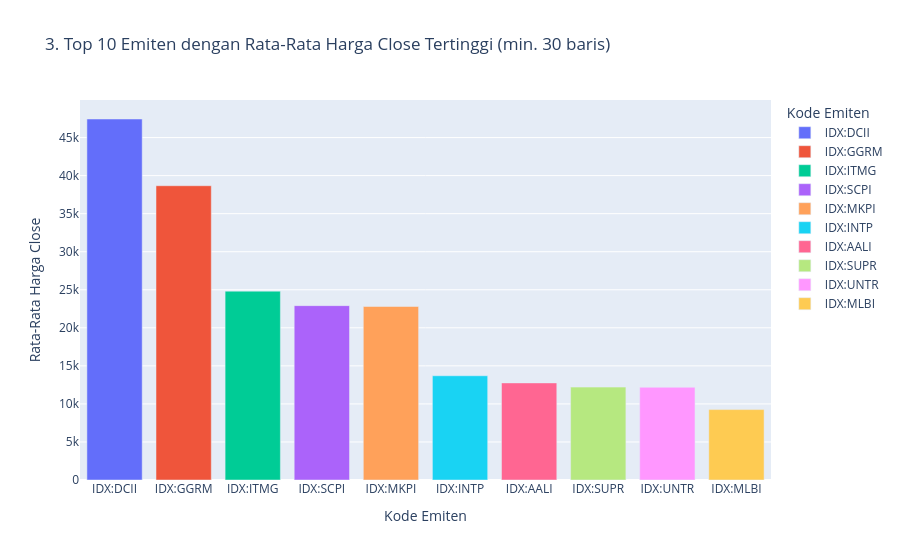

The notebook cell this image was saved under:
### Code cell
#Top 10 Emiten dengan Rata-Rata Harga close Tertinggi
top_harga = (
    df_eda.group_by("symbol")
    .agg([
        pl.col("close").mean().alias("rata_harga_close"),
        pl.len().alias("jumlah_baris"),
    ])
    .filter(pl.col("jumlah_baris") >= 30)
    .sort("rata_harga_close", descending=True)
    .head(10)
    .to_pandas()
)

fig3 = px.bar(
    top_harga,
    x="symbol",
    y="rata_harga_close",
    color="symbol",
    title="3. Top 10 Emiten dengan Rata-Rata Harga Close Tertinggi (min. 30 baris)",
    labels={"symbol": "Kode Emiten", "rata_harga_close": "Rata-Rata Harga Close"},
)
fig3.show()

### Figure 1 — Plotly figure (JSON) as saved in the notebook; plotly's stock layout.template omitted (floating-point values rounded to 4 significant figures)
{"data": [{"hovertemplate": "Kode Emiten=%{x}<br>Rata-Rata Harga Close=%{y}<extra></extra>", "legendgroup": "IDX:DCII", "marker": {"color": "#636efa", "pattern": {"shape": ""}}, "name": "IDX:DCII", "orientation": "v", "showlegend": true, "textposition": "auto", "type": "bar", "x": ["IDX:DCII"], "xaxis": "x", "y": [47440.0], "yaxis": "y"}, {"hovertemplate": "Kode Emiten=%{x}<br>Rata-Rata Harga Close=%{y}<extra></extra>", "legendgroup": "IDX:GGRM", "marker": {"color": "#EF553B", "pattern": {"shape": ""}}, "name": "IDX:GGRM", "orientation": "v", "showlegend": true, "textposition": "auto", "type": "bar", "x": ["IDX:GGRM"], "xaxis": "x", "y": [38670.0], "yaxis": "y"}, {"hovertemplate": "Kode Emiten=%{x}<br>Rata-Rata Harga Close=%{y}<extra></extra>", "legendgroup": "IDX:ITMG", "marker": {"color": "#00cc96", "pattern": {"shape": ""}}, "name": "IDX:ITMG", "orientation": "v", "showlegend": true, "textposition": "auto", "type": "bar", "x": ["IDX:ITMG"], "xaxis": "x", "y": [24820.0], "yaxis": "y"}, {"hovertemplate": "Kode Emiten=%{x}<br>Rata-Rata Harga Close=%{y}<extra></extra>", "legendgroup": "IDX:SCPI", "marker": {"color": "#ab63fa", "pattern": {"shape": ""}}, "name": "IDX:SCPI", "orientation": "v", "showlegend": true, "textposition": "auto", "type": "bar", "x": ["IDX:SCPI"], "xaxis": "x", "y": [22910.0], "yaxis": "y"}, {"hovertemplate": "Kode Emiten=%{x}<br>Rata-Rata Harga Close=%{y}<extra></extra>", "legendgroup": "IDX:MKPI", "marker": {"color": "#FFA15A", "pattern": {"shape": ""}}, "name": "IDX:MKPI", "orientation": "v", "showlegend": true, "textposition": "auto", "type": "bar", "x": ["IDX:MKPI"], "xaxis": "x", "y": [22800.0], "yaxis": "y"}, {"hovertemplate": "Kode Emiten=%{x}<br>Rata-Rata Harga Close=%{y}<extra></extra>", "legendgroup": "IDX:INTP", "marker": {"color": "#19d3f3", "pattern": {"shape": ""}}, "name": "IDX:INTP", "orientation": "v", "showlegend": true, "textposition": "auto", "type": "bar", "x": ["IDX:INTP"], "xaxis": "x", "y": [13700.0], "yaxis": "y"}, {"hovertemplate": "Kode Emiten=%{x}<br>Rata-Rata Harga Close=%{y}<extra></extra>", "legendgroup": "IDX:AALI", "marker": {"color": "#FF6692", "pattern": {"shape": ""}}, "name": "IDX:AALI", "orientation": "v", "showlegend": true, "textposition": "auto", "type": "bar", "x": ["IDX:AALI"], "xaxis": "x", "y": [12760.0], "yaxis": "y"}, {"hovertemplate": "Kode Emiten=%{x}<br>Rata-Rata Harga Close=%{y}<extra></extra>", "legendgroup": "IDX:SUPR", "marker": {"color": "#B6E880", "pattern": {"shape": ""}}, "name": "IDX:SUPR", "orientation": "v", "showlegend": true, "textposition": "auto", "type": "bar", "x": ["IDX:SUPR"], "xaxis": "x", "y": [12210.0], "yaxis": "y"}, {"hovertemplate": "Kode Emiten=%{x}<br>Rata-Rata Harga Close=%{y}<extra></extra>", "legendgroup": "IDX:UNTR", "marker": {"color": "#FF97FF", "pattern": {"shape": ""}}, "name": "IDX:UNTR", "orientation": "v", "showlegend": true, "textposition": "auto", "type": "bar", "x": ["IDX:UNTR"], "xaxis": "x", "y": [12190.0], "yaxis": "y"}, {"hovertemplate": "Kode Emiten=%{x}<br>Rata-Rata Harga Close=%{y}<extra></extra>", "legendgroup": "IDX:MLBI", "marker": {"color": "#FECB52", "pattern": {"shape": ""}}, "name": "IDX:MLBI", "orientation": "v", "showlegend": true, "textposition": "auto", "type": "bar", "x": ["IDX:MLBI"], "xaxis": "x", "y": [9253.0], "yaxis": "y"}], "layout": {"barmode": "relative", "legend": {"title": {"text": "Kode Emiten"}, "tracegroupgap": 0}, "title": {"text": "3. Top 10 Emiten dengan Rata-Rata Harga Close Tertinggi (min. 30 baris)"}, "xaxis": {"anchor": "y", "categoryarray": ["IDX:DCII", "IDX:GGRM", "IDX:ITMG", "IDX:SCPI", "IDX:MKPI", "IDX:INTP", "IDX:AALI", "IDX:SUPR", "IDX:UNTR", "IDX:MLBI"], "categoryorder": "array", "domain": [0, 1], "title": {"text": "Kode Emiten"}}, "yaxis": {"anchor": "x", "domain": [0, 1], "title": {"text": "Rata-Rata Harga Close"}}}}
